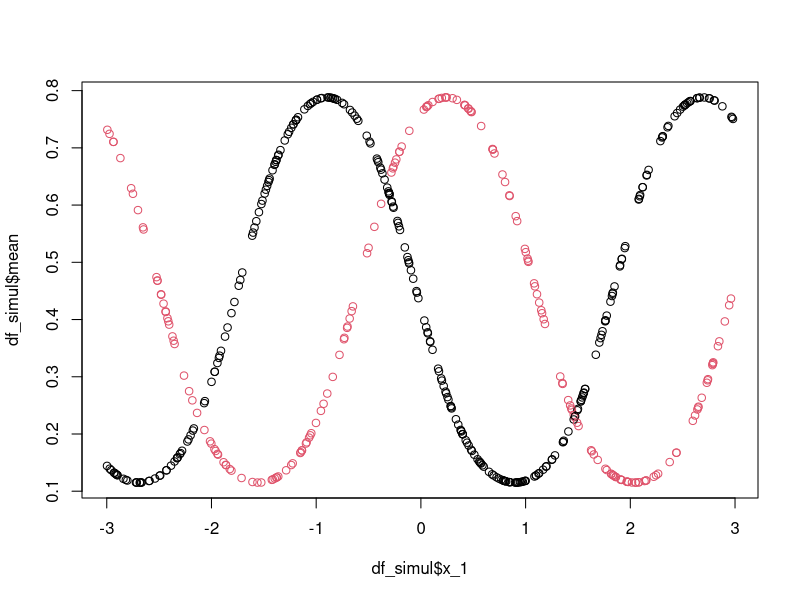
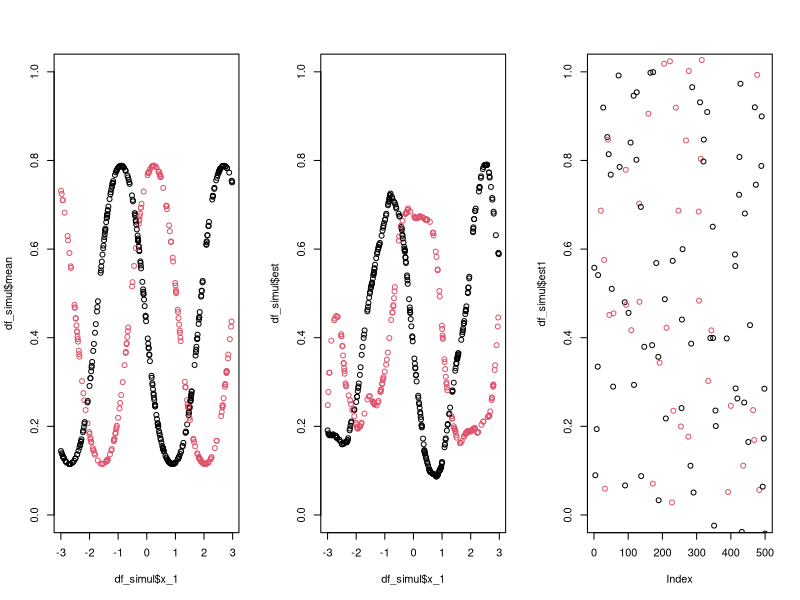
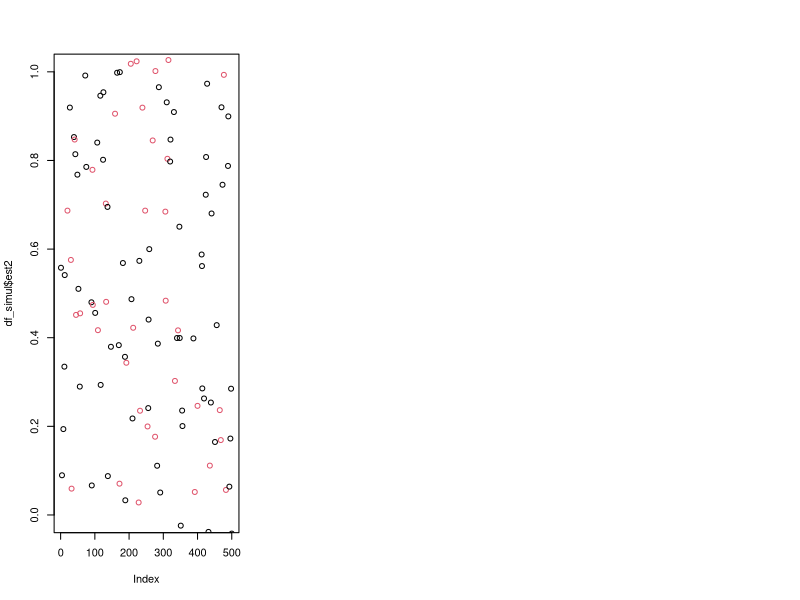
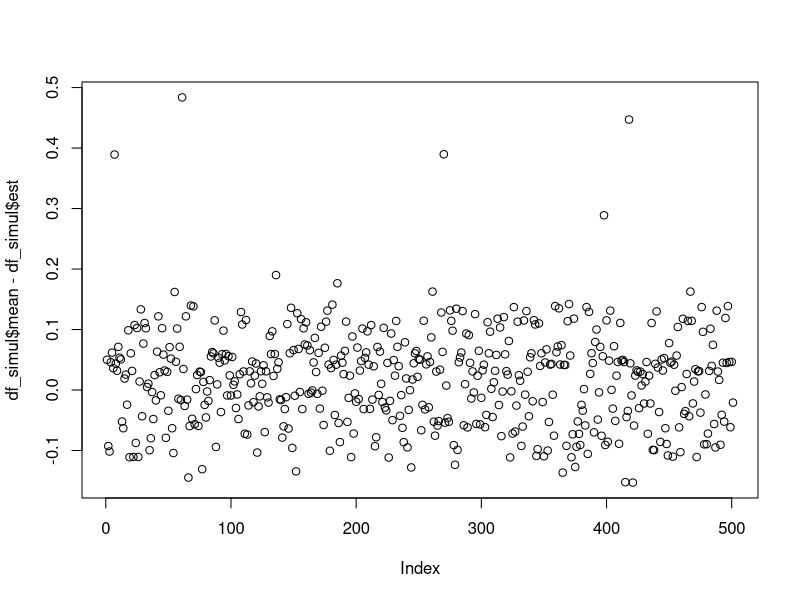

The R script that drew these images, in order: (Note: this script raises an error after producing the figures.)
### final update : 20190316
### considerations : 
### - add function MNQLE_ABoot_step and MNQLE_onestep_cal
### - no discrete covariates except lagged variables
### - 1 lagged variable

# 1. settings ----------------------------------------------------------------
## library
library(dplyr)
library(ggplot2)

## function
"%++%" <- function(x, y) paste0(x, y)

f1 <- function(x, y_1) {
  beta0 <- -1
  beta1 <- -.5
  beta2 <- .5
  
  out <- beta0 + beta1*x + beta2 * y_1
  out <- unname(out)
  return(out)
}

f2 <- function(x, y_1) {
  beta0 <- -.2
  beta1 <- -1.75
  beta2 <- 2
  
  out <- beta0 + sin(beta1*x + beta2*y_1)
  out <- unname(out)
  return(out)
}

x_kern <- function(bw, x, X, type = "epane") {
  ### input type
  # bw : vector s.t. length(bw) == d | length(bw) == 1
  # x : vector s.t. length(x) == d
  # X : data frame s.t. nrow(X) == d
  # type : one of c("epane")
  # admit the case of common bandwidths
  if (length(bw) == 1) bw <- rep(bw, ncol(X))
  
  base <- sweep(X, 2, x) %>%
    sweep(2, FUN = "/", bw)
  (switch(type,
          epane = 3/4 * (1 - base**2)) %>%
      sweep(2, FUN = "/", bw) * (abs(base) <= 1)) %>%
    apply(1, prod) %>%
    as.double()
}

z_kern <- function(bw, z, Z) {
  ### input type
  # bw : vector s.t. length(bw) == d | length(bw) == 1
  # z : vector s.t. length(z) == d
  # Z : data frame s.t. nrow(Z) == d
  
  # ### toy example
  # Z <- data.frame(c(1,1,1,2,2,2,3,3,3), c(1,1,1,2,2,2,3,3,3))
  # z <- c(3,1)
  # bw <- c(2, 3)
  
  # admit the case of common bandwidths
  if (length(bw) == 1) bw <- rep(bw, ncol(Z))
  apply(Z, 1, function(Z_vec) prod(bw[z != Z_vec]))
}

cmn_preproc <- function(X, Y, d_lag) {
  ### input
  # X : data frame of covariates which allowed to contain continuous and discrete variables
  # Y : response vector(0/1)
  
  factor2double <- function(x) as.double(as.character(x))
  Y <- data.frame(resp__var__ = Y)
  ### check dimension of X and Y ###
  if (nrow(X) != nrow(Y)) stop("check dimension!")
  
  X_isfactor <- unlist(lapply(X, is.factor))
  conti_str <- names(which(!X_isfactor))
  disc_str <- names(which(X_isfactor))
  
  X <- mutate_if(X, is.factor, factor2double)
  df_lag <- cbind(Y, X)
  
  if (d_lag > 0) {
    for (i_lag in 1:d_lag) {
      df_lag[["resp__lagged__" %++% i_lag]] <- dplyr::lag(df_lag[["resp__var__"]], i_lag)  
    }
    df_lag_start <- df_lag[1:d_lag, ]
    df_lag <- df_lag[-(1:d_lag), ]
    disc_str <- union(disc_str, "resp__lagged__" %++% 1:d_lag)
  }
  
  attr(df_lag, "conti_str") <- conti_str
  attr(df_lag, "disc_str") <- disc_str
  attr(df_lag, "head") <- df_lag_start
  
  # rare case
  if (any(duplicated(names(df_lag)))) stop("colnames in X should not contain c('resp__var__', 'resp__lagged__1',..., 'resp__lagged__d_lag'")
  return(df_lag)
}

cmn_defftns <- function(link_ftn, V_ftn) {
  if (link_ftn == "probit") {
    ginv <- pnorm
    gprime <- function(x) 1 / dnorm(qnorm(x))
    gprime2 <- function(x) (x * dnorm(qnorm(x))) * (dnorm(x)) / (dnorm(qnorm(x)))^2
  }
  if (V_ftn == "binomial") {
    Veval <- function(x) x * (1-x)
    Vprime <- function(x) 1 - 2*x
  }
  
  return(list(ginv = ginv,
              gprime = gprime,
              gprime2 = gprime2,
              Veval = Veval,
              Vprime = Vprime))
}

MNQLE_est <- function(X, Y, d_lag, point, bw, link_ftn = "probit", V_ftn = "binomial", method = "NR", init = NULL, tolerance = 1e-05, max_iter = 1000) {
  if (FALSE) {
    X = df_analysis[c("x_1")]
    Y = df_analysis[, "y"]
    d_lag <- 1
    
    point <- c(0.5, 1)
    bw = unname(c(n^{-1/5} * 1.06 * apply(X, 2, sd), n**-.4))
    
    link_ftn <- "probit"
    V_ftn <- "binomial"
    
    method = "NR"
    init = NULL
    tolerance = 1e-05
    max_iter = 1000
  }
  
  df_lag <- cmn_preproc(X, Y, d_lag)
  ftns <- cmn_defftns(link_ftn, V_ftn)
  if (is.null(init)) init <- rnorm(1 + length(conti_str))
  
  i_conti <- match(attr(df_lag, "conti_str"), names(df_lag)[-1])
  i_disc <- match(attr(df_lag, "disc_str"), names(df_lag)[-1])
  x_pt <- point[i_conti]
  z_pt <- point[i_disc]
  x_bw <- bw[i_conti]
  z_bw <- bw[i_disc]
  
  return(MNQLE_optimize(x_pt, z_pt, x_bw, z_bw, ftns, df_lag, method, init, tolerance, max_iter))
}

MNQLE_train <- function(X, Y, d_lag, bw, link_ftn = "probit", V_ftn = "binomial", method = "NR", init = NULL, tolerance = 1e-05, max_iter = 1000, verbose = TRUE) {
  if (FALSE) {
    X = df_analysis[c("x_1")]
    Y = df_analysis[, "y"]
    d_lag <- 1
    
    point <- c(0.5, 1)
    bw = unname(c(n^{-1/5} * 1.06 * apply(X, 2, sd), n**-.4))
    
    link_ftn <- "probit"
    V_ftn <- "binomial"
    
    method = "NR"
    init = NULL
    tolerance = 1e-05
    max_iter = 1000
    verbose = TRUE
  }
  ### TO execute autoregressive bootstrap,
  ### generate df_train object which consits of columns all continuous 
  df_lag <- cmn_preproc(X, Y, d_lag)
  ftns <- cmn_defftns(link_ftn, V_ftn)
  if (is.null(init)) init <- rnorm(1 + length(conti_str))
  
  i_conti <- match(attr(df_lag, "conti_str"), names(df_lag)[-1])
  i_disc <- match(attr(df_lag, "disc_str"), names(df_lag)[-1])
  x_bw <- bw[i_conti]
  z_bw <- bw[i_disc]
  
  if (d_lag > 0) {
    lagresp <- lapply(df_lag["resp__lagged__" %++% 1:d_lag], unique) %>%
      expand.grid
    
    
    if (verbose) {
      i_verbose <- 0
      envhere <- environment()
      pb <- txtProgressBar(min = 0, max = nrow(df_lag) * nrow(lagresp), style = 3, width = 50)
    }
    
    train_model <- lapply(1:nrow(lagresp), 
                          function(i_lagresp) {
                            lagresp_value <- unlist(lagresp[i_lagresp, ])
                            apply(df_lag, 
                                  1,
                                  function(x_value) {
                                    est_value <- MNQLE_optimize(x_value[attr(df_lag, "conti_str")],
                                                                lagresp_value, 
                                                                x_bw, z_bw, ftns, df_lag, method, init, tolerance, max_iter)
                                    if (verbose) {
                                      assign("i_verbose", i_verbose + 1, envhere)
                                      setTxtProgressBar(pb, i_verbose)
                                    }
                                    return(c(mean = est_value$mean, est_value$reg))
                                  }) %>%
                              t() %>%
                              as.data.frame()
                          })
    
    attr(train_model, "df_lagresp") <- lagresp
  } else {
    stop("under construction")
  }
  
  attr(train_model, "model") <- list(X = X, Y = Y, d_lag = d_lag, bw = bw, link_ftn = link_ftn, V_ftn = V_ftn,
                                     method = method, init = init, tolerance = tolerance, max_iter = max_iter)
  
  return(train_model)
}

MNQLE_ABoot <- function(n_boot = 500, train_model, point, bw, link_ftn = "probit", V_ftn = "binomial", 
                        method = "NR", init = NULL, tolerance = 1e-05, max_iter = 1000, save_sample = TRUE, verbose = TRUE) {
  if (FALSE) {
    n_boot <- 500
    train_model <- MNQLE_tr
    
    d_lag <- attr(train_model, "model")$d_lag
    
    point <- c(0.5, 1)
    bw = unname(c(n^{-1/5} * 1.06 * apply(X, 2, sd), n**-.4))
    
    link_ftn <- "probit"
    V_ftn <- "binomial"
    
    method = "NR"
    init = NULL
    tolerance = 1e-05
    max_iter = 1000
  }
  X = attr(train_model, "model")$X
  Y = attr(train_model, "model")$Y
  d_lag <- attr(train_model, "model")$d_lag
  if (d_lag == 0) stop("use function for regression bootstrap")
  
  df_lag <- cmn_preproc(X, Y, d_lag)
  ftns <- cmn_defftns(link_ftn, V_ftn)
  if (is.null(init)) init <- rnorm(1 + length(attr(df_lag, "conti_str")))
  
  i_conti <- match(attr(df_lag, "conti_str"), names(df_lag)[-1])
  i_disc <- match(attr(df_lag, "disc_str"), names(df_lag)[-1])
  x_pt <- point[i_conti]
  z_pt <- point[i_disc]
  x_bw <- bw[i_conti]
  z_bw <- bw[i_disc]
  
  ### bootstrap ###
  # calculate necessary index to calculate bootstrap samples to estimate at point
  df_conti <- df_lag[attr(df_lag, "conti_str")]
  i_calboot <- 1
  for (i in 1:ncol(df_conti)) {
    i_calboot <- max(i_calboot, max(which((df_conti[, i] <= x_est[i] + x_bw[i]) & (df_conti[, i] >= x_est[i] - x_bw[i]))))
  }
  
  # prepare to save bootstrap samples
  if (save_sample) boot_sample <- matrix(NA_integer_, nrow = i_calboot + d_lag, ncol = n_boot)
  if (verbose) pb <- txtProgressBar(min = 0, max = n_boot, style = 3, width = 50)
  
  est_boot <- c()
  for (i_boot in 1:n_boot) {
    Y_boot <- attr(df_lag, "head")[["resp__var__"]]
    for (i_df in 1:i_calboot) {
      # generate bootstrap sample
      lagresp_value <- rev(tail(Y_boot, d_lag))
      i_lagresp <- which(apply(attr(train_model, "df_lagresp"), 1, function(x) x == lagresp_value))
      Y_boot <- c(Y_boot, rbinom(1, 1, train_model[i_df, i_lagresp]))
    }
    
    if (save_sample) boot_sample[, i_boot] <- Y_boot
    
    # calculate bootstrap estimates
    df_lag_boot <- cmn_preproc(slice(X, 1:(d_lag + i_calboot)), Y_boot, d_lag)
    est_boot[i_boot] <- MNQLE_optimize(x_est, z_est, x_bw, z_bw, ftns, df_lag_boot, method, init, tolerance, max_iter)
    
    # print if verbose == TURE
    if (verbose) setTxtProgressBar(pb, i_boot)
  }
  
  if (save_sample) attr(est_boot, "samples") <- boot_sample
  return(est_boot)
}

##### function to generate Autoregression Bootstrap samples and estimators using one-step approximation
MNQLE_ABoot_step <- function(n_boot = 500, train_model, point, save_sample = TRUE, verbose = TRUE) {
  if (FALSE) {
    point <- c(1, 1)
    n_boot <- 500
    train_model <- MNQLE_tr
    save_sample = TRUE
    verbose = TRUE
  }
  
  ### defining and preprocessing ###
  X <- attr(train_model, "model")$X
  Y <- attr(train_model, "model")$Y
  d_lag <- attr(train_model, "model")$d_lag
  if (d_lag == 0) stop("use function for regression bootstrap")
  
  df_lag <- cmn_preproc(X, Y, d_lag)
  ftns <- cmn_defftns(attr(train_model, "model")$link_ftn, attr(train_model, "model")$V_ftn)
  
  i_conti <- match(attr(df_lag, "conti_str"), names(df_lag)[-1])
  i_disc <- match(attr(df_lag, "disc_str"), names(df_lag)[-1])
  x_pt <- point[i_conti]
  z_pt <- point[i_disc]
  
  bw <- attr(train_model, "model")$bw
  x_bw <- bw[i_conti]
  z_bw <- bw[i_disc]
  
  ### estimation at point ###
  model_ <- attr(train_model, "model")
  model_$point <- point
  f_hat <- do.call(MNQLE_est, model_)$reg
  
  ### bootstrap ###
  # calculate necessary index to calculate bootstrap samples to estimate at point
  df_conti <- df_lag[attr(df_lag, "conti_str")]
  i_calboot <- 1
  for (i in 1:ncol(df_conti)) {
    i_calboot <- max(i_calboot, max(which((df_conti[, i] <= x_est[i] + x_bw[i]) & (df_conti[, i] >= x_est[i] - x_bw[i]))))
  }
  
  # prepare to save bootstrap samples
  if (save_sample) boot_sample <- matrix(NA_integer_, nrow = i_calboot + d_lag, ncol = n_boot)
  if (verbose) pb <- txtProgressBar(min = 0, max = n_boot, style = 3, width = 50)
  
  est_boot <- c()
  for (i_boot in 1:n_boot) {
    Y_boot <- attr(df_lag, "head")[["resp__var__"]]
    lagresp_value <- Y_boot
    for (i_df in 1:i_calboot) {
      # generate bootstrap sample
      #lagresp_value <- rev(tail(Y_boot, d_lag))
      i_lagresp <- which(apply(attr(train_model, "df_lagresp"), 1, function(x) x == lagresp_value))
      Y_boot_1 <- rbinom(1, 1, train_model[[i_lagresp]][i_df, 1])
      lagresp_value <- c(lagresp_value[-1], Y_boot_1)
      Y_boot <- c(Y_boot, Y_boot_1)
    }
    
    if (save_sample) boot_sample[, i_boot] <- Y_boot
    
    # calculate bootstrap estimates
    df_lag_boot <- cmn_preproc(X[1:(i_calboot + d_lag),,drop = FALSE], Y_boot, d_lag)
    
    # print if verbose == TURE
    if (verbose) setTxtProgressBar(pb, i_boot)
  }
  
  if (save_sample) attr(est_boot, "samples") <- boot_sample
  return(est_boot)
}

MNQLE_RBoot <- function(n_boot = 500, X, Y, estimates, d_lag, point, bw, link_ftn = "probit", V_ftn = "binomial", 
                        method = "NR", init = NULL, tolerance = 1e-05, max_iter = 1000, save_sample = TRUE, verbose = TRUE) {
  if (FALSE) {
    estimates <- df_simul$est
    
    X = df_analysis[c("x_1")]
    Y = df_analysis[, "y"]
    d_lag <- 1
    
    point <- c(0.5, 1)
    bw = unname(c(n^{-1/5} * 1.06 * apply(X, 2, sd), n**-.4))
    
    link_ftn <- "probit"
    V_ftn <- "binomial"
    
    method = "NR"
    init = NULL
    tolerance = 1e-05
    max_iter = 1000
  }
  
  df_lag <- cmn_preproc(X, Y, d_lag)
  ftns <- cmn_defftns(link_ftn, V_ftn)
  if (d_lag > 0) estimates <- tail(estimates, -d_lag)
  if (is.null(init)) init <- rnorm(1 + length(conti_str))
  
  i_conti <- match(attr(df_lag, "conti_str"), names(df_lag)[-1])
  i_disc <- match(attr(df_lag, "disc_str"), names(df_lag)[-1])
  x_pt <- point[i_conti]
  z_pt <- point[i_disc]
  x_bw <- bw[i_conti]
  z_bw <- bw[i_disc]
  
  if (nrow(df_lag) != length(estimates)) stop("check dimension of X and estimates")
  
  
  ### bootstrap ###
  X_boot <- subset(df_lag, select =  !(names(df_lag) %in% c("resp__var__", "resp__lagged__" %++% 1:d_lag)))
  
  # prepare to save bootstrap samples
  if (save_sample) boot_sample <- matrix(NA_integer_, nrow = length(estimates), ncol = n_boot)
  if (verbose) pb <- txtProgressBar(min = 0, max = n_boot, style = 3, width = 50)
  est_boot <- c()
  for (i_boot in 1:n_boot) {
    # generate bootstrap sample  
    Y_boot <- c()
    for (i_sample in 1:length(estimates)) {
      Y_boot[i_sample] <- rbinom(1, 1, estimates[i_sample])
    }
    if (save_sample) boot_sample[, i_boot] <- Y_boot
    
    # calculate bootstrap estimates
    df_lag_boot <- cmn_preproc(X_boot, Y_boot, d_lag)
    est_boot[i_boot] <- MNQLE_optimize(x_est, z_est, x_bw, z_bw, ftns, df_lag_boot, method, init, tolerance, max_iter)
    
    # print if verbose == TURE
    if (verbose) setTxtProgressBar(pb, i_boot)
  }
  
  if (save_sample) attr(est_boot, "samples") <- boot_sample
  return(est_boot)
}

MNQLE_bootstrap_coverage <- function(n_boot = 500, X, Y, estimates, d_lag, point, bw, link_ftn = "probit", V_ftn = "binomial", 
                                     method = "NR", init = NULL, tolerance = 1e-05, max_iter = 1000, save_sample = TRUE, verbose = TRUE) {
  if (FALSE) {
    estimates <- df_simul$est
    
    X = df_analysis[c("x_1")]
    Y = df_analysis[, "y"]
    d_lag <- 1
    
    point <- c(0.5, 1)
    bw = unname(c(n^{-1/5} * 1.06 * apply(X, 2, sd), n**-.4))
    
    link_ftn <- "probit"
    V_ftn <- "binomial"
    
    method = "NR"
    init = NULL
    tolerance = 1e-05
    max_iter = 1000
  }
  
  df_lag <- cmn_preproc(X, Y, d_lag)
  ftns <- cmn_defftns(link_ftn, V_ftn)
  if (d_lag > 0) estimates <- tail(estimates, -d_lag)
  if (is.null(init)) init <- rnorm(1 + length(conti_str))
  
  i_conti <- match(attr(df_lag, "conti_str"), names(df_lag)[-1])
  i_disc <- match(attr(df_lag, "disc_str"), names(df_lag)[-1])
  x_pt <- point[i_conti]
  z_pt <- point[i_disc]
  x_bw <- bw[i_conti]
  z_bw <- bw[i_disc]
  
  if (nrow(df_lag) != length(estimates)) stop("check dimension of X and estimates")
  
  
  ### bootstrap ###
  X_boot <- subset(df_lag, select =  !(names(df_lag) %in% c("resp__var__", "resp__lagged__" %++% 1:d_lag)))
  
  # prepare to save bootstrap samples
  if (save_sample) boot_sample <- matrix(NA_integer_, nrow = length(estimates), ncol = n_boot)
  if (verbose) pb <- txtProgressBar(min = 0, max = n_boot, style = 3, width = 50)
  est_boot <- c()
  for (i_boot in 1:n_boot) {
    # generate bootstrap sample  
    Y_boot <- c()
    for (i_sample in 1:length(estimates)) {
      Y_boot[i_sample] <- rbinom(1, 1, estimates[i_sample])
    }
    if (save_sample) boot_sample[, i_boot] <- Y_boot
    
    # calculate bootstrap estimates
    df_lag_boot <- cmn_preproc(X_boot, Y_boot, d_lag)
    est_boot[i_boot] <- MNQLE_optimize(x_est, z_est, x_bw, z_bw, ftns, df_lag_boot, method, init, tolerance, max_iter)
    
    # print if verbose == TURE
    if (verbose) setTxtProgressBar(pb, i_boot)
    plot.progress(i_CI / nrow(df_CI), i_coverage / n_coverage, i_boot / n_boot)
  }
  
  if (save_sample) attr(est_boot, "samples") <- boot_sample
  return(est_boot)
}


MNQLE_optimize <- function(x_est, z_est, x_bw, z_bw, ftns, df_lag, method = "NR", init = NULL, tolerance = 1e-05, max_iter = 1000) {
  conti_str <- attr(df_lag, "conti_str")
  disc_str <- attr(df_lag, "disc_str")
  if (is.null(init)) init <- rnorm(1 + length(conti_str))
  
  ### start optimization ###
  if (method == "NR") {
    ## Newton Raphson algorithm ##
    f_new <- matrix(init, ncol = 1)
    f_old <- f_new + tolerance * 100
    i_iter <- 0
    while (norm(f_old - f_new, type = "F") > tolerance) {
      i_iter <- i_iter + 1
      if (i_iter > max_iter) break
      f_old <- f_new
      NR_cal <- MNQLE_NR_calculate(f_old, x_est, z_est, x_bw, z_bw, ftns, df_lag)
      
      if (abs(det(NR_cal$eq2)) <1e-05) {
        f_new <- f_old - solve(NR_cal$eq2 + diag(diag(NR_cal$eq2), 2) * .1) %*% NR_cal$eq1  
      } else {
        f_new <- f_old - solve(NR_cal$eq2) %*% NR_cal$eq1  
      }
    }
  }
  
  
  return(list(mean = ftns$ginv(f_new[1]), reg = f_new[, 1]))
}

MNQLE_NR_calculate <- function(f_at, x_est, z_est, x_bw, z_bw, ftns, df_lag) {
  if (FALSE) {
    f_at = f_old
    x_pt = point[1:length(conti_str)]
    z_pt = point[-(1:length(conti_str))] 
    x_bw = bw[1:length(conti_str)]
    z_bw = bw[-(1:length(conti_str))]
    ftns = ftns
    df_lag = df_lag
  }
  conti_str <- attr(df_lag, "conti_str")
  disc_str <- attr(df_lag, "disc_str")
  
  wci_all <- x_kern(x_bw, x_est, df_lag[conti_str])
  cal_ind <- wci_all != 0
  wci <- wci_all[cal_ind]
  df_cal <- df_lag[cal_ind, ]
  
  wdi <- z_kern(z_bw, z_est, df_cal[disc_str])
  mi <- ftns$ginv(data.matrix(sweep(df_cal[conti_str], 2, x_est)) %*%
                    matrix(f_at[-1], ncol = 1) +
                    f_at[1]
  )[, 1]
  mi[mi >= 1 - 1e-05] <- 1 - 1e-05
  mi[mi <= 1e-05] <- 1e-05
  ### calculate eq1 val ###
  q1i <- (df_cal[, 1] - mi) / (ftns$Veval(mi) * ftns$gprime(mi))
  product1_i <- matrix(wci * wdi * q1i, nrow = 1)
  # dim(Wi) = n X d
  Wi <- cbind(intercept = 1, sweep(df_cal[conti_str], 2, x_est) %>% sweep(2, FUN = "/", x_bw)) %>%
    as.matrix()
  # eq1_val
  eq1_val <- (product1_i %*% Wi) / nrow(df_lag)
  
  ### calculate eq2 val ###
  q2i_tmp11 <- ftns$Vprime(mi) / (ftns$Veval(mi) * (ftns$gprime(mi)^2))
  q2i_tmp12 <- ftns$gprime2(mi) / (ftns$gprime(mi))^3
  q2i_tmp1 <- ftns$Veval(mi) / (q2i_tmp11 + q2i_tmp12)
  q2i_tmp2 <- ftns$Veval(mi) * ftns$gprime(mi)^2; q2i_tmp2 <- 1 / q2i_tmp2
  q2i <- -(df_cal[, 1] - mi) / q2i_tmp1 - q2i_tmp2
  
  product2_i <- matrix(wci * wdi * q2i, nrow = 1)
  
  eq2_val <- (sweep(t(Wi), 2, product2_i, FUN = "*") %*% Wi) / nrow(df_lag)
  
  return(list(eq1 = matrix(eq1_val, ncol = 1), eq2 = eq2_val))
}

MNQLE_onestep_cal1 <- function(f_hat, x_est, z_est, x_bw, z_bw, ftns, df_lag) {
  conti_str <- attr(df_lag, "conti_str")
  disc_str <- attr(df_lag, "disc_str")
  
  wci_all <- x_kern(x_bw, x_est, df_lag[conti_str])
  cal_ind <- wci_all != 0
  
  # From here, all objects are reduced using cal_ind
  df_cal <- df_lag_boot[cal_ind, ]
  wci <- wci_all[cal_ind]
  wdi <- z_kern(z_bw, z_est, df_cal[disc_str])
  mi_hat <- ftns$ginv(data.matrix(sweep(df_cal[conti_str], 2, x_est)) %*%
                        matrix(f_hat[-1], ncol = 1) +
                        f_hat[1]
  )[, 1]
  mi_hat[mi_hat >= 1 - 1e-05] <- 1 - 1e-05
  mi_hat[mi_hat <= 1e-05] <- 1e-05
  
  ### calculate D_hat ###
  Wi <- cbind(intercept = 1, sweep(df_cal[conti_str], 2, x_est) %>% sweep(2, FUN = "/", x_bw)) %>%
    as.matrix()
  pre_Wi <- wci * wdi / (ftns$Veval(mi_hat) * ftns$gprime(mi_hat)^2) # constants for calculating hat_D
  nD_hat <- (sweep(t(Wi), 2, pre_Wi, FUN = "*") %*% Wi)  # n * hat_D
  
  return(nD_hat)
}

MNQLE_onestep_cal1 <- function(f_hat, x_est, z_est, x_bw, z_bw, ftns, df_lag_boot) {
  conti_str <- attr(df_lag_boot, "conti_str")
  disc_str <- attr(df_lag_boot, "disc_str")
  
  wci_all <- x_kern(x_bw, x_est, df_lag_boot[conti_str])
  cal_ind <- wci_all != 0
  
  # From here, all objects are reduced using cal_ind
  df_cal <- df_lag_boot[cal_ind, ]
  wci <- wci_all[cal_ind]
  wdi <- z_kern(z_bw, z_est, df_cal[disc_str])
  mi_hat <- ftns$ginv(data.matrix(sweep(df_cal[conti_str], 2, x_est)) %*%
                        matrix(f_hat[-1], ncol = 1) +
                        f_hat[1]
  )[, 1]
  mi_hat[mi_hat >= 1 - 1e-05] <- 1 - 1e-05
  mi_hat[mi_hat <= 1e-05] <- 1e-05
  
  ### calculate D_hat ###
  Wi <- cbind(intercept = 1, sweep(df_cal[conti_str], 2, x_est) %>% sweep(2, FUN = "/", x_bw)) %>%
    as.matrix()
  
  q1i <- (df_cal[, 1] - mi_hat) / (ftns$Veval(mi) * ftns$gprime(mi))
  product1_i <- matrix(wci * wdi * q1i, nrow = 1)
  # dim(Wi) = n X d
  
  # eq1_val
  eq1_val <- (product1_i %*% Wi) / nrow(df_lag)
  
  ### calculate eq2 val ###
  q2i_tmp11 <- ftns$Vprime(mi) / (ftns$Veval(mi) * (ftns$gprime(mi)^2))
  q2i_tmp12 <- ftns$gprime2(mi) / (ftns$gprime(mi))^3
  q2i_tmp1 <- ftns$Veval(mi) / (q2i_tmp11 + q2i_tmp12)
  q2i_tmp2 <- ftns$Veval(mi) * ftns$gprime(mi)^2; q2i_tmp2 <- 1 / q2i_tmp2
  q2i <- -(df_cal[, 1] - mi) / q2i_tmp1 - q2i_tmp2
  
  product2_i <- matrix(wci * wdi * q2i, nrow = 1)
  
  eq2_val <- (sweep(t(Wi), 2, product2_i, FUN = "*") %*% Wi) / nrow(df_lag)
  
  return(list(eq1 = matrix(eq1_val, ncol = 1), eq2 = eq2_val))
}

plot.progress <- function(...)	{
  vectOfBar <- c(...)*100
  numOfBar <- length(vectOfBar)
  plot(c(0,100), c(0,numOfBar), type='n', xlab='', ylab='', yaxt='n', mar=c(3,3,3,3))
  for(i in 1:numOfBar) {
    rect(0, 0.1+i-1, vectOfBar[i], 0.9+i-1, col=rainbow(numOfBar)[i])
    text(0.5, 0.5+i-1, paste('Status ', i, ': ', round(vectOfBar[i],2), '%', sep=''), adj=0)
  }
  title('Progress...')
}

# 2. generate data -----------------------------------------------------------
set.seed(111)
if (FALSE) {
  ## 2-1. Example 1 ----------------------------------------------------------
  n <- 501
  y_init <- 0
  x_bd <- c(-3, 3)
  link_ftn <- "probit"
  if (link_ftn == "probit") {
    ginv <- pnorm
    gprime <- function(x) 1 / dnorm(qnorm(x))
    gprime2 <- function(x) (x * dnorm(qnorm(x))) * (dnorm(x)) / (dnorm(qnorm(x)))^2
  }
  
  V_ftn <- "binomial"
  
  y_vec <- c("0" = y_init)
  mean_vec <- double()
  x_vec = runif(n, min = x_bd[1], max = x_bd[2])
  for (i in 1:n) {
    mean_val <- f1(x_vec[i], 
                   y_vec[as.character(i-1)]) %>%
      ginv
    mean_vec <- c(mean_vec, mean_val)
    y_vec <- c(y_vec, rbinom(1, 1, mean_val))
    names(y_vec)[length(y_vec)] <- as.character(i)
  }
  
  df_simul <- data.frame(x_1 = x_vec, 
                         z_1 = y_vec[-length(y_vec)],
                         y = y_vec[as.character(1:n)], 
                         mean = mean_vec)
  df_analysis <- df_simul %>%
    select(x_1, y)
  
  # check
  plot(df_simul$x_1,
       df_simul$mean, 
       col = df_simul$z_1 + 1)
}



## 2-1. Example 2 ----------------------------------------------------------
# settings 
n <- 501
y_init <- 0
x_bd <- c(-3, 3)
list_ftns <- cmn_defftns("probit", "binomial")
reg_ftn <- f2

# start generating
y_vec <- c("0" = y_init)
mean_vec <- double()
x_vec = runif(n, min = x_bd[1], max = x_bd[2])

for (i in 1:n) {
  mean_val <- reg_ftn(x_vec[i], 
                      y_vec[as.character(i-1)]) %>%
    (list_ftns$ginv)
  mean_vec <- c(mean_vec, mean_val)
  y_vec <- c(y_vec, rbinom(1, 1, mean_val))
  names(y_vec)[length(y_vec)] <- as.character(i)
}

df_simul <- data.frame(x_1 = x_vec, 
                       z_1 = y_vec[-length(y_vec)],
                       y = y_vec[as.character(1:n)], 
                       mean = mean_vec)
df_analysis <- df_simul %>%
  select(x_1, y)

# check
plot(df_simul$x_1,
     df_simul$mean, 
     col = df_simul$z_1 + 1)



# 3. Estimation -----------------------------------------------------------
## inpt : define now
reg_ftn <- f2 
# df_simul <- expand.grid(x = -2:2, z = 0:1)
# df_simul$mean <- NA
# for (i in 1:nrow(df_simul)) {
#   df_simul$mean[i] <- mean_ftn(df_simul$x[i], df_simul$z[i]) %>%
#     ginv
# }

conti_str <- c("x_1")
disc_str <- character(0)
d_lag <- 1
x_bw_init <- n^{-1/5} * 1.06 * apply(df_analysis[conti_str], 2, sd)
z_bw_init <- n**-.4

df_simul$est <- NA
pb_est <- txtProgressBar(min = 0, max = nrow(df_simul), style = 3, width = 50)
for (ii in 1:nrow(df_simul)) {
  set.seed(100)
  df_simul[ii, "est"] <- 
    MNQLE_est(X = df_analysis[conti_str],
              Y = df_analysis$y,
              d_lag = 1,
              point = c(df_simul[ii, "x_1"], df_simul[ii, "z_1"]),
              bw = c(x_bw_init, z_bw_init))$mean
  setTxtProgressBar(pb_est, ii)
}

par(mfrow = c(1, 3))
plot(df_simul$x_1,
     df_simul$mean, 
     col = df_simul$z_1 + 1,
     ylim = 0:1)
plot(df_simul$x_1,
     df_simul$est, 
     col = df_simul$z_1 + 1,
     ylim = 0:1)
plot(df_simul$x_1,
     df_simul$est1, 
     col = df_simul$z_1 + 1,
     ylim = 0:1)
plot(df_simul$x_1,
     df_simul$est2, 
     col = df_simul$z_1 + 1,
     ylim = 0:1)

par(mfrow = c(1, 1))
plot(df_simul$mean - df_simul$est)
summary(df_simul$mean - df_simul$est)



# 4. bootstrap -----------------------------------------------------------
### check : coverage of pointwise confidence interval 
# calculate coverage for each points
n_boot <- 500
CI_alpha <- .05
n_coverage <- 200
df_CI <- df_simul[-1, ]

df_CI$count_coverage <- 0
for (i_CI in 1:nrow(df_CI)) {
  cat("point", i_CI, "starts at", as.character(Sys.time()))
  for (i_coverage in 1:n_coverage) {
    est_boot <- MNQLE_bootstrap1(n_boot = n_boot,
                                 X = df_analysis[conti_str], Y = df_analysis$y, 
                                 estimates = df_simul$est, d_lag = 1, 
                                 point = c(df_simul[i_CI, "x_1"], df_simul[i_CI, "z_1"]), 
                                 bw = c(x_bw_init, z_bw_init), save_sample = FALSE, verbose = FALSE)
    est_boot <- qnorm(est_boot)
    CI_boot <- quantile(est_boot, c(CI_alpha / 2, 1 - CI_alpha / 2))
    
    mean_true <- qnorm(df_CI[i_CI, "mean"])
    if (mean_true >= CI_boot[1] & mean_true <= CI_boot[2]) df_CI[i_CI, "count_coverage"] <- df_CI[i_CI, "count_coverage"] + 1
  }
}
cat("ends at", as.character(Sys.time()))

# bootstrap
conti_str <- c("x_1")
disc_str <- character(0)
d_lag <- 1
x_bw_init <- n^{-1/5} * 1.06 * apply(df_analysis[conti_str], 2, sd)
z_bw_init <- n**-.4

MNQLE_tr <- MNQLE_train(X = df_analysis[conti_str], Y = df_analysis$y, 
                        d_lag = 1, bw = c(x_bw_init, z_bw_init))

boot_AR <- MNQLE_bootstrap_AR(n_boot = 500, train_model = MNQLE_tr, point = c(-1.5, 0), bw = c(x_bw_init, z_bw_init))


par(mfrow = c(1, 1))
plot(filter(df_simul, z_1 == 0) %>% arrange(x_1) %>% select(x_1) %>% unlist,
     filter(df_simul, z_1 == 0) %>% arrange(x_1) %>% select(mean) %>% unlist,
     col = 1 + (filter(df_simul, z_1 == 0) %>% arrange(x_1) %>% select(z_1) %>% unlist()),
     ylim = 0:1, type = "l")
lines(filter(df_simul, z_1 == 1) %>% arrange(x_1) %>% select(x_1) %>% unlist,
      filter(df_simul, z_1 == 1) %>% arrange(x_1) %>% select(mean) %>% unlist,
      col = 1 + (filter(df_simul, z_1 == 1) %>% arrange(x_1) %>% select(z_1) %>% unlist()),
      ylim = 0:1, type = "l")
points(df_simul$x_1[-1],
       MNQLE_tr[, 1], 
       col = 1,
       ylim = 0:1)
points(df_simul$x_1[-1],
       MNQLE_tr[, 2], 
       col = 2,
       ylim = 0:1)
